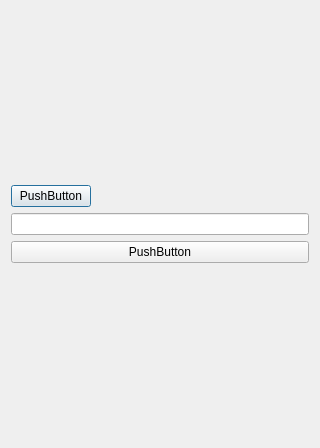
<?xml version="1.0" encoding="UTF-8"?>
<ui version="4.0">
 <class>SearchDialog</class>
 <widget class="QDialog" name="SearchDialog">
  <property name="geometry">
   <rect>
    <x>0</x>
    <y>0</y>
    <width>320</width>
    <height>448</height>
   </rect>
  </property>
  <property name="minimumSize">
   <size>
    <width>320</width>
    <height>448</height>
   </size>
  </property>
  <property name="maximumSize">
   <size>
    <width>320</width>
    <height>448</height>
   </size>
  </property>
  <property name="windowTitle">
   <string>Dialog</string>
  </property>
  <layout class="QVBoxLayout" name="verticalLayout">
   <item>
    <layout class="QGridLayout" name="gridLayout">
     <item row="0" column="0">
      <layout class="QHBoxLayout" name="horizontalLayout">
       <item>
        <widget class="QPushButton" name="pushButton">
         <property name="text">
          <string>PushButton</string>
         </property>
        </widget>
       </item>
       <item>
        <spacer name="horizontalSpacer">
         <property name="orientation">
          <enum>Qt::Horizontal</enum>
         </property>
         <property name="sizeHint" stdset="0">
          <size>
           <width>40</width>
           <height>20</height>
          </size>
         </property>
        </spacer>
       </item>
      </layout>
     </item>
     <item row="1" column="0">
      <widget class="QLineEdit" name="lineEdit"/>
     </item>
     <item row="2" column="0">
      <widget class="QPushButton" name="pushButton_2">
       <property name="text">
        <string>PushButton</string>
       </property>
      </widget>
     </item>
    </layout>
   </item>
  </layout>
 </widget>
 <resources/>
 <connections/>
</ui>
